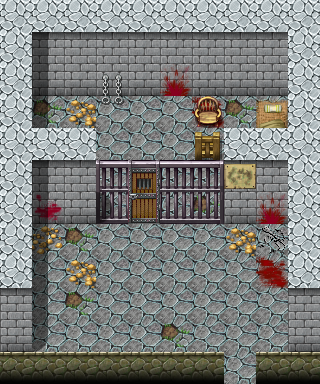

Rendered tile map (Tiled .tmx) drawn with the repository's tilesets; below, a short description and the map source with its tile grids summarised:
An orthogonal 10x12 tile map with 32x32 px tiles, 3 tile layers (Ground, Objects, Above), 1 hidden layer not drawn, 15 tilesets and 5 objects (container, mapchange, script, spawn, key).

<map version="1.0" orientation="orthogonal" width="10" height="12" tilewidth="32" tileheight="32">
    <tileset firstgid="1" name="map_12" tilewidth="32" tileheight="32">
        <image source="../drawable/map_12.png" width="256" height="256" />
    </tileset>
    <tileset firstgid="65" name="map_7" tilewidth="32" tileheight="32">
        <image source="../drawable/map_7.png" width="256" height="256" />
    </tileset>
    <tileset firstgid="129" name="map_5" tilewidth="32" tileheight="32">
        <image source="../drawable/map_5.png" width="256" height="256" />
    </tileset>
    <tileset firstgid="193" name="map_29" tilewidth="32" tileheight="32">
        <image source="../drawable/map_29.png" width="256" height="256" />
    </tileset>
    <tileset firstgid="257" name="map_17" tilewidth="32" tileheight="32">
        <image source="../drawable/map_17.png" width="256" height="256" />
    </tileset>
    <tileset firstgid="321" name="map_3" tilewidth="32" tileheight="32">
        <image source="../drawable/map_3.png" width="256" height="256" />
    </tileset>
    <tileset firstgid="385" name="map_24" tilewidth="32" tileheight="32">
        <image source="../drawable/map_24.png" width="256" height="256" />
    </tileset>
    <tileset firstgid="449" name="map_11" tilewidth="32" tileheight="32">
        <image source="../drawable/map_11.png" width="256" height="256" />
    </tileset>
    <tileset firstgid="513" name="map_15" tilewidth="32" tileheight="32">
        <image source="../drawable/map_15.png" width="256" height="256" />
    </tileset>
    <tileset firstgid="577" name="map_26" tilewidth="32" tileheight="32">
        <image source="../drawable/map_26.png" width="256" height="256" />
    </tileset>
    <tileset firstgid="641" name="map_0" tilewidth="32" tileheight="32">
        <image source="../drawable/map_0.png" width="256" height="256" />
    </tileset>
    <tileset firstgid="705" name="map_1" tilewidth="32" tileheight="32">
        <image source="../drawable/map_1.png" width="256" height="256" />
    </tileset>
    <tileset firstgid="769" name="map_2" tilewidth="32" tileheight="32">
        <image source="../drawable/map_2.png" width="256" height="256" />
    </tileset>
    <tileset firstgid="833" name="map_30" tilewidth="32" tileheight="32">
        <image source="../drawable/map_30.png" width="256" height="256" />
    </tileset>
    <tileset firstgid="897" name="map_9" tilewidth="32" tileheight="32">
        <image source="../drawable/map_9.png" width="256" height="256" />
    </tileset>
    <layer name="Ground" width="10" height="12">
        <data>[120 cells, 120 non-empty, 6 distinct tile ids]</data>
    </layer>
    <layer name="Objects" width="10" height="12">
        <data>[120 cells, 22 non-empty, 18 distinct tile ids]</data>
    </layer>
    <layer name="Above" width="10" height="12">
        <data>[120 cells, 14 non-empty, 7 distinct tile ids]</data>
    </layer>
    <layer name="Walkable" width="10" height="12" visible="0">
        <data>[120 cells, 78 non-empty, 1 distinct tile ids]</data>
    </layer>
    <objectgroup name="Mapevents">
        <object name="guildbrig_1" type="container" x="256" y="224" width="32" height="32" />
        <object name="south" type="mapchange" x="224" y="352" width="32" height="32">
            <properties>
                <property name="map" value="guildbrig1" />
                <property name="place" value="door" />
            </properties>
        </object>
        <object name="ambelie_guild02_6" type="script" x="128" y="224" width="32" height="32">
            <properties>
                <property name="when" value="enter" />
            </properties>
        </object>
    </objectgroup>
    <objectgroup name="Spawn">
        <object name="Ambelie" type="spawn" x="96" y="96" width="32" height="32">
            <properties>
                <property name="active" value="false" />
                <property name="spawngroup" value="Ambelie" />
            </properties>
        </object>
    </objectgroup>
    <objectgroup name="Keys">
        <object name="Object" type="key" x="128" y="224" width="32" height="32">
            <properties>
                <property name="phrase" value="guild02_door_1" />
                <property name="requireId" value="Thieves02" />
                <property name="requireType" value="questProgress" />
                <property name="requireValue" value="55" />
            </properties>
        </object>
    </objectgroup>
    <objectgroup name="Replace" />
</map>
